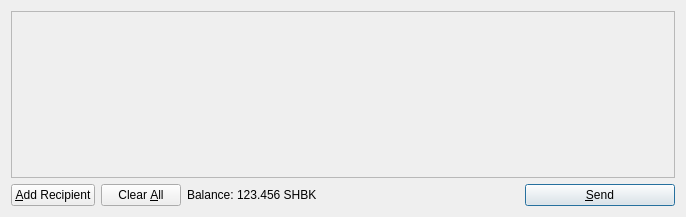
<?xml version="1.0" encoding="UTF-8"?>
<ui version="4.0">
 <class>SendCoinsDialog</class>
 <widget class="QDialog" name="SendCoinsDialog">
  <property name="geometry">
   <rect>
    <x>0</x>
    <y>0</y>
    <width>686</width>
    <height>217</height>
   </rect>
  </property>
  <property name="windowTitle">
   <string>Send Coins</string>
  </property>
  <layout class="QVBoxLayout" name="verticalLayout">
   <item>
    <widget class="QScrollArea" name="scrollArea">
     <property name="widgetResizable">
      <bool>true</bool>
     </property>
     <widget class="QWidget" name="scrollAreaWidgetContents">
      <property name="geometry">
       <rect>
        <x>0</x>
        <y>0</y>
        <width>666</width>
        <height>165</height>
       </rect>
      </property>
      <layout class="QVBoxLayout" name="verticalLayout_2">
       <property name="margin">
        <number>0</number>
       </property>
       <item>
        <layout class="QVBoxLayout" name="entries">
         <property name="spacing">
          <number>6</number>
         </property>
        </layout>
       </item>
       <item>
        <spacer name="verticalSpacer">
         <property name="orientation">
          <enum>Qt::Vertical</enum>
         </property>
         <property name="sizeHint" stdset="0">
          <size>
           <width>20</width>
           <height>40</height>
          </size>
         </property>
        </spacer>
       </item>
      </layout>
     </widget>
    </widget>
   </item>
   <item>
    <layout class="QHBoxLayout" name="horizontalLayout">
     <item>
      <widget class="QPushButton" name="addButton">
       <property name="toolTip">
        <string>Send to multiple recipients at once</string>
       </property>
       <property name="text">
        <string>&amp;Add Recipient</string>
       </property>
       <property name="icon">
        <iconset resource="../bitcoin.qrc">
         <normaloff>:/icons/add</normaloff>:/icons/add</iconset>
       </property>
       <property name="autoDefault">
        <bool>false</bool>
       </property>
      </widget>
     </item>
     <item>
      <widget class="QPushButton" name="clearButton">
       <property name="sizePolicy">
        <sizepolicy hsizetype="Minimum" vsizetype="Fixed">
         <horstretch>0</horstretch>
         <verstretch>0</verstretch>
        </sizepolicy>
       </property>
       <property name="toolTip">
        <string>Remove all transaction fields</string>
       </property>
       <property name="text">
        <string>Clear &amp;All</string>
       </property>
       <property name="icon">
        <iconset resource="../bitcoin.qrc">
         <normaloff>:/icons/remove</normaloff>:/icons/remove</iconset>
       </property>
       <property name="autoRepeatDelay">
        <number>300</number>
       </property>
       <property name="autoDefault">
        <bool>false</bool>
       </property>
      </widget>
     </item>
     <item>
      <layout class="QHBoxLayout" name="horizontalLayout_2">
       <property name="spacing">
        <number>3</number>
       </property>
       <item>
        <widget class="QLabel" name="label">
         <property name="text">
          <string>Balance:</string>
         </property>
        </widget>
       </item>
       <item>
        <widget class="QLabel" name="labelBalance">
         <property name="cursor">
          <cursorShape>IBeamCursor</cursorShape>
         </property>
         <property name="text">
          <string>123.456 SHBK</string>
         </property>
         <property name="textInteractionFlags">
          <set>Qt::LinksAccessibleByMouse|Qt::TextSelectableByKeyboard|Qt::TextSelectableByMouse</set>
         </property>
        </widget>
       </item>
      </layout>
     </item>
     <item>
      <spacer name="horizontalSpacer">
       <property name="orientation">
        <enum>Qt::Horizontal</enum>
       </property>
       <property name="sizeHint" stdset="0">
        <size>
         <width>40</width>
         <height>20</height>
        </size>
       </property>
      </spacer>
     </item>
     <item>
      <widget class="QPushButton" name="sendButton">
       <property name="minimumSize">
        <size>
         <width>150</width>
         <height>0</height>
        </size>
       </property>
       <property name="toolTip">
        <string>Confirm the send action</string>
       </property>
       <property name="text">
        <string>&amp;Send</string>
       </property>
       <property name="icon">
        <iconset resource="../bitcoin.qrc">
         <normaloff>:/icons/send</normaloff>:/icons/send</iconset>
       </property>
       <property name="default">
        <bool>true</bool>
       </property>
      </widget>
     </item>
    </layout>
   </item>
  </layout>
 </widget>
 <resources>
  <include location="../bitcoin.qrc"/>
 </resources>
 <connections/>
</ui>
